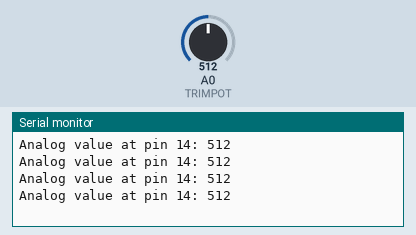
Recording of a sketch running on a simulated Arduino Uno, built with avr-gcc and run on an emulated ATmega328P. Parts: the last lines printed to the serial monitor. The inputs (shaded band) are chosen by the test bench; at power-on: A0 (TRIMPOT) = 512.

Above: at 1.2 s.
1.3 s: A0 (TRIMPOT) set to 716
At 1.71 s:
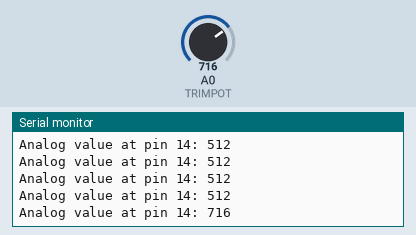
2.8 s: A0 (TRIMPOT) set to 900
At 2.91 s:
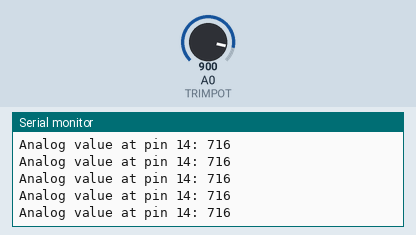
Timing chart, 0 to 5.8 s (numbered marks = the images above; inputs shaded):
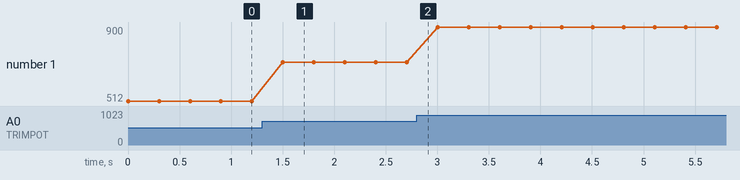

Measured:
- after the input at 1.3 s, the serial monitor: prints a new line after 0.20 s (image 1)
- plotted number 1: 512 → 716 after the input at 1.3 s, 716 → 900 after the input at 2.8 s

The sketch:

3_0_trimpot_serialprint.ino
```cpp
const int TRIMPOT = 14;

int analogValue;

void setup() {
  Serial.begin(9600);

  pinMode(TRIMPOT, INPUT);
}

void loop() {

  int analogValue = analogRead(TRIMPOT);

  Serial.print("Analog value at pin 14: ");
  Serial.println(analogValue);

  delay(300);
}
```
